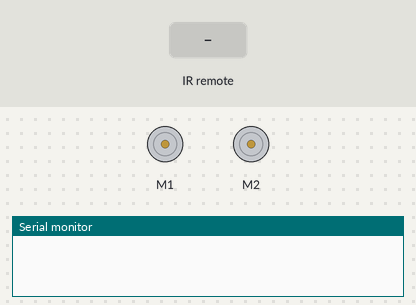
Simulated run of this program. Board: Arduino Leonardo, built with avr-gcc and run on an emulated ATmega32U4. Shown: 2 × DC motor (green arrow = forward, orange = backward, longer = faster), the last lines printed to the serial monitor. The test bench sets the inputs (shaded band).

Above: at 1.2 s.
1.3 s: infrared code 0xB946FF00 received
At 1.8 s:
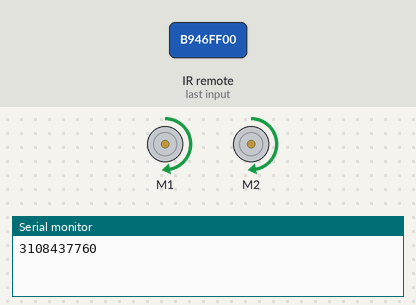
2.8 s: infrared code 0xEA15FF00 received
At 4.1 s:
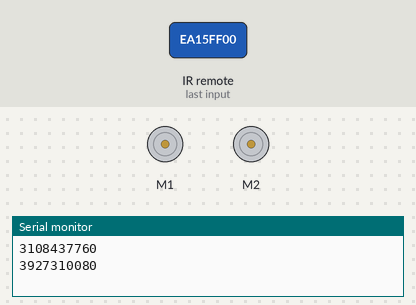
Timing chart, 0 to 5.8 s (numbered marks = the images above; inputs shaded):
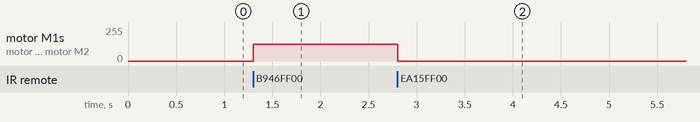

The program:

main.cpp
```cpp
#include <arduino.h>
#include <Wire.h>
#include <Zumo32U4.h>
#include <IRremote.h>

Zumo32U4Motors motors;


#define code1 3108437760
#define code2 3927310080
#define code3 2907897600

const long RECV_PIN = A4;
IRrecv irrecv(RECV_PIN);

unsigned long irNum;

void setup(){
	Serial.begin(9600);
	IrReceiver.begin(RECV_PIN, ENABLE_LED_FEEDBACK);

}


void loop(){
	if(IrReceiver.decode()){
	unsigned long irNum = IrReceiver.decodedIRData.decodedRawData;
	Serial.println(irNum);
	switch (irNum)
	{
	case code1:
		motors.setSpeeds(200,200);
		break;

	case code2:
		motors.setSpeeds(0,0);
	break;

	case code3:
	Serial.println("3");
	break;

	default:
		break;
	}

	}
IrReceiver.resume();
}
```

Measured:
- after the input at 1.3 s, motor M1, motor M2: stopped → forward 127/255 at once
- after the input at 2.8 s, motor M1, motor M2: forward 127/255 → stopped at once
